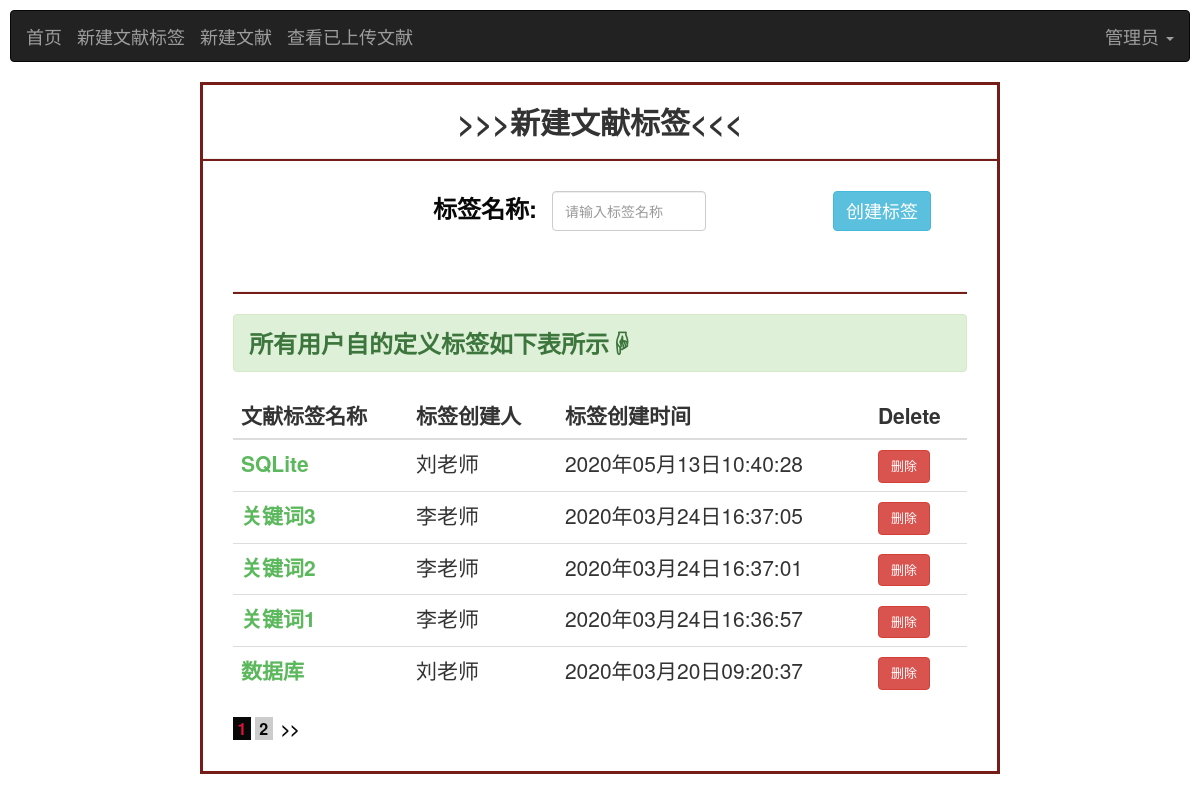
The app's page /literature/createLabel/1/1/0 (signed in) with its own data.
### base/models.py (models this page shows, shortened)
class User(AbstractUser):#继承内置模型User，并在User的基础上添加新字段
    USER_TYPE = (
        (0, "学生"),
        (1, "老师"),
        (2, "管理员"),#需根据user_type的字段类型进行设置
    )
    name = models.CharField('姓名', max_length=50,default='')
    introduce = models.TextField('简介', default='什么都没留下...')
    photo = models.ImageField('头像', blank=True, upload_to='images/user/')
    user_type = models.IntegerField('身份标识(0:学生/1:老师/2:管理员)',default=0,choices=USER_TYPE)
    user_banji=models.ForeignKey(Banji,on_delete=models.CASCADE, null=True,blank=True,verbose_name='用户班级')
    user_major=models.ForeignKey(Major,on_delete=models.CASCADE,null=True,blank=True,verbose_name='用户专业')

### literature/models.py (models this page shows, shortened)
class Label(models.Model):
    label_name = models.CharField('标签名称', max_length=100)
    label_user = models.ForeignKey(User, on_delete=models.CASCADE, verbose_name='标签所属用户')
    create_date=models.DateTimeField("文献标签创建时间",default=timezone.now)
    class Meta:
        verbose_name = '文献标签'  # 模型类的名字
        verbose_name_plural = '文献标签'  # 模型类名字的复数形式，且优先显示

### literature/views.py (the view, shortened to what this page needs)
# urls.py: path('createLabel/<int:id>/<int:page>/<int:type>', createLabelView, name='createLabel'),
@login_required(login_url='/')
def createLabelView(request, id, page, type):
    user = User.objects.get(id=id)
    if user.user_type ==2 :#管理员用户
        labels = Label.objects.all().order_by('-create_date')
        createFail = False  # 创建标签时，标签名是是否重复
        result = False  # 是否已存在已创建标签
        if request.method == 'POST':  # POST新建标签
            label_name = request.POST.get('label_name', '')
            label = Label.objects.filter(label_name=label_name)
            if label.exists():  # 标签名称重复
                createFail = True
                if labels.count() == 0:  # 还没有用户创建任何标签
                    result = True
                else:
                    l = Paginator(labels, 5)
                    try:
                        pages = l.page(page)
                    except PageNotAnInteger:
                        pages = l.page(1)
                    except EmptyPage:
                        pages = l.page(l.num_pages)
                    return render(request, 'createLabel.html', locals())
            else:  # 标签名称未重复
                value = {'label_name': label_name, 'label_user_id': user.id}
                Label.objects.create(**value)
                kwargs = {'id': id, 'page': 1, 'type': 1}
                return redirect(reverse('literature:createLabel', kwargs=kwargs))
        else:  # GET请求访问
            if labels.count() == 0:  # 该用户还未创建任何标签
                result = True
            l = Paginator(labels, 5)
            try:
                pages = l.page(page)
            except PageNotAnInteger:
                pages = l.page(1)
            except EmptyPage:
                pages = l.page(l.num_pages)
            return render(request, 'createLabel.html', locals())

### templates/createLabel.html (shortened to what this page needs)
<!DOCTYPE html>
<html lang="en">
<head>
    {% load staticfiles %}
    <link rel="stylesheet" href="https://cdn.staticfile.org/twitter-bootstrap/3.3.7/css/bootstrap.min.css">
</head>
<body>
<div style="margin: 10px">
    <nav class="navbar navbar-inverse" role="navigation">
        <div class="container-fluid">
            <div class="navbar-header">
                <a class="navbar-brand" href="{% url 'index:index' id 1 %}">首页</a>
            </div>
            <div class="navbar-header">
                <a class="navbar-brand" href="{% url 'literature:createLabel' id 1 0 %}">新建文献标签</a>
            </div>
            <div class="navbar-header">
                <a class="navbar-brand" href="{% url 'literature:createLiterature' id 1 0 %}">新建文献</a>
            </div>
            <div class="navbar-header">
                <a class="navbar-brand" href="{% url 'literature:checkLiterature' id 1 %}">查看已上传文献</a>
            </div>
            <div>
                <ul class="nav navbar-nav navbar-right">
                    <li class="dropdown">
                        <a href="" class="dropdown-toggle" data-toggle="dropdown" style="font-size: 18px">
                            {% if user.name == "" %}
                                {{ user.username }}
                            {% else %}
                                {{ user.name }}
                            {% endif %}
                            <b class="caret"></b>
                        </a>
                    </li>
                </ul>
            </div>
        </div>
    </nav>
</div>
<br/>
<main style="margin-top:-20px;margin-bottom: 20px;margin-left: 200px;margin-right: 200px;border: solid;border-color: #761c19">
    <div class="infosbox">
        <h2 style="text-align: center"><strong>>>>新建文献标签<<<</strong></h2>
        <hr style="background-color: #761c19;height: 2px">
        <div style="margin: 30px">
            <form action="" method="post" name="createLabel" onsubmit="return Check(document.createLabel)">
                <div class="form-group">
                    <a><label for="label_name" class="cke_label"
                              style="margin-left:200px;float: left;color: #080808;font-size: x-large">标签名称:</label></a>
                    <div class="col-sm-3">
                        <input name="label_name" type="text" class="form-control" id="label_name" style="height: 40px"
                               placeholder="请输入标签名称">
                    </div>
                </div>
                <div style="margin-left: 600px">
                    <button id="button" type="submit" class="btn btn-info" style="font-size: large">
                        创建标签
                    </button>
                </div>
            </form>
            {% if createFail %}
                <h3>
                    <div
                            style="color: #e38d13 ;text-align: center;font-weight: bold">标签创建失败,请输入不同的标签名称!
                    </div>
                </h3>
            {% else %}
                {% if type == 1 %}
                    <h3>
                        <div style="color: #4cae4c ;text-align: center;font-weight: bold">创建标签成功!
                        </div>
                    </h3>
                {% else %}
                    <br/>
                    <br/>
                {% endif %}
            {% endif %}
            <hr style="background-color:#761c19;height: 2px">
            {% if user.user_type == 1 %}
                {% if result %}
                    <h3>
                        <div class="alert alert-success"
                             style="text-align:left;font-weight: bold">您还未曾创建任何标签:(
                        </div>
                    </h3>
                {% else %}
                    <h3>
                        <div class="alert alert-success"
                             style="text-align:left;font-weight: bold">{{ user.name }}所有自定义标签如下表所示☟
                        </div>
                    </h3>
                {% endif %}
            {% else %}
                {% if result %}
                    <h3>
                        <div class="alert alert-success"
                             style="text-align:left;font-weight: bold">还未有任何用户创建标签:(
                        </div>
                    </h3>
                {% else %}
                    <h3>
                        <div class="alert alert-success"
                             style="text-align:left;font-weight: bold">所有用户自的定义标签如下表所示☟
                        </div>
                    </h3>
                {% endif %}
            {% endif %}
            <table class="table table-hover">
                <thead>
                <tr style="font-size: 21px">
                    <th>文献标签名称</th>
                    <th>标签创建人</th>
                    <th>标签创建时间</th>
                    <th>Delete</th>
                </tr>
                </thead>
                <tbody>
                {% for list in pages.object_list %}
                    <tr style="font-size: 21px">
                        <td style="font-weight: bold;color: #5cb85c ">{{ list.label_name }}</td>
                        <td>{{ list.label_user.name }}</td>
                        <td>{{ list.create_date|date:"Y年m月d日H:i:s" }}</td>
                        <td>
                            <a href="{% url 'literature:deleteLabel' id list.id page %}">
                                <button id="button" type="button" class="btn btn-danger"
                                        style="font-size: 13px">删除
                                </button>
                            </a>
                        </td>
                    </tr>
                {% endfor %}
                </tbody>
            </table>
            <div class="pagelist">
                {% if pages.object_list %}
                    {% for page in pages.paginator.page_range %}
                        {% if pages.number == page %}
                            <a href="javascript:;" class="curPage" style="color: #080808;
                            font-size: medium;font-weight: bold;color: crimson ;background-color: #080808 ">&nbsp{{ page }}&nbsp</a>
                        {% else %}
                            <a href="{% url 'literature:createLabel' id page 0 %}" style="color: #080808;font-size: medium;
                            font-weight: bold;background-color: #cccccc ">&nbsp{{ page }}&nbsp</a>
                        {% endif %}
                    {% endfor %}
                {% endif %}
                {% if pages.has_next %}
                    <a href="{% url 'literature:createLabel' id pages.next_page_number 0 %}"
                       style="color: #080808;font-size: medium;font-weight: bold ">
                        &nbsp>>&nbsp</a>
                {% endif %}
            </div>
        </div>
    </div>
</main>
</body>
</html>

### records on screen
User: name "管理员"
Label: label_name "SQLite", label_user.name "刘老师", create_date "2020年05月13日10:40:28"
Label: label_name "关键词3", label_user.name "李老师", create_date "2020年03月24日16:37:05"
Label: label_name "关键词2", label_user.name "李老师", create_date "2020年03月24日16:37:01"
Label: label_name "关键词1", label_user.name "李老师", create_date "2020年03月24日16:36:57"
Label: label_name "数据库", label_user.name "刘老师", create_date "2020年03月20日09:20:37"

### other values on screen
{{ page }} "1"
{{ page }} "2"
